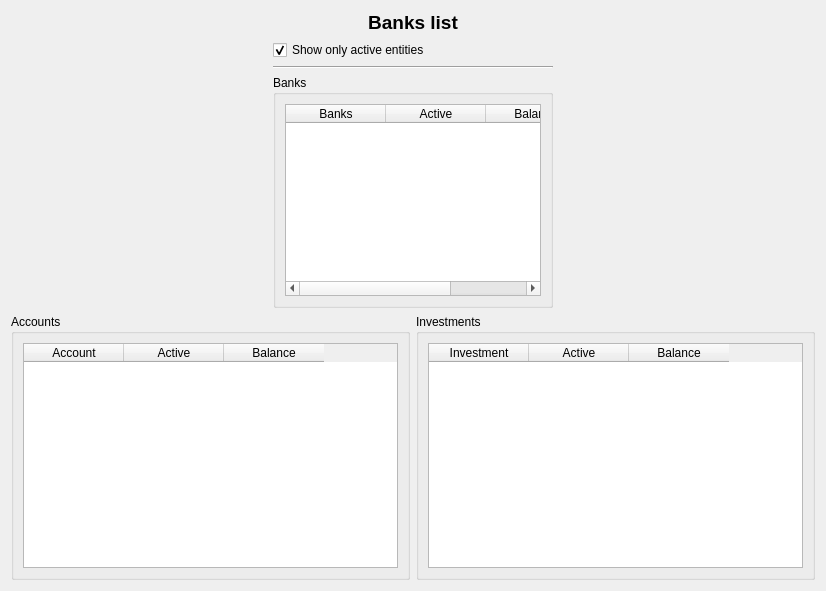
<?xml version="1.0" encoding="UTF-8"?>
<ui version="4.0">
 <class>wdgBanks</class>
 <widget class="QWidget" name="wdgBanks">
  <property name="geometry">
   <rect>
    <x>0</x>
    <y>0</y>
    <width>826</width>
    <height>591</height>
   </rect>
  </property>
  <property name="windowIcon">
   <iconset resource="../images/xulpymoney.qrc">
    <normaloff>:/xulpymoney/bank.png</normaloff>:/xulpymoney/bank.png</iconset>
  </property>
  <layout class="QVBoxLayout" name="verticalLayout_3">
   <item>
    <layout class="QVBoxLayout" name="verticalLayout_2">
     <item>
      <widget class="QLabel" name="lbl">
       <property name="font">
        <font>
         <pointsize>14</pointsize>
         <weight>75</weight>
         <bold>true</bold>
        </font>
       </property>
       <property name="text">
        <string>Banks list</string>
       </property>
       <property name="alignment">
        <set>Qt::AlignCenter</set>
       </property>
      </widget>
     </item>
     <item>
      <layout class="QHBoxLayout" name="horizontalLayout_5">
       <item>
        <spacer name="horizontalSpacer_2">
         <property name="orientation">
          <enum>Qt::Horizontal</enum>
         </property>
         <property name="sizeHint" stdset="0">
          <size>
           <width>40</width>
           <height>20</height>
          </size>
         </property>
        </spacer>
       </item>
       <item>
        <layout class="QVBoxLayout" name="verticalLayout">
         <item>
          <widget class="QCheckBox" name="chkActives">
           <property name="sizePolicy">
            <sizepolicy hsizetype="Minimum" vsizetype="Fixed">
             <horstretch>0</horstretch>
             <verstretch>0</verstretch>
            </sizepolicy>
           </property>
           <property name="text">
            <string>Show only active entities</string>
           </property>
           <property name="checked">
            <bool>true</bool>
           </property>
          </widget>
         </item>
         <item>
          <widget class="Line" name="line">
           <property name="orientation">
            <enum>Qt::Horizontal</enum>
           </property>
          </widget>
         </item>
         <item>
          <widget class="QGroupBox" name="groupBox_3">
           <property name="title">
            <string>Banks</string>
           </property>
           <layout class="QHBoxLayout" name="horizontalLayout_4">
            <item>
             <widget class="myQTableWidget" name="tblEB">
              <property name="contextMenuPolicy">
               <enum>Qt::CustomContextMenu</enum>
              </property>
              <property name="alternatingRowColors">
               <bool>true</bool>
              </property>
              <property name="selectionMode">
               <enum>QAbstractItemView::SingleSelection</enum>
              </property>
              <property name="selectionBehavior">
               <enum>QAbstractItemView::SelectRows</enum>
              </property>
              <attribute name="verticalHeaderVisible">
               <bool>false</bool>
              </attribute>
              <column>
               <property name="text">
                <string>Banks</string>
               </property>
              </column>
              <column>
               <property name="text">
                <string>Active</string>
               </property>
              </column>
              <column>
               <property name="text">
                <string>Balance</string>
               </property>
              </column>
             </widget>
            </item>
           </layout>
          </widget>
         </item>
        </layout>
       </item>
       <item>
        <spacer name="horizontalSpacer">
         <property name="orientation">
          <enum>Qt::Horizontal</enum>
         </property>
         <property name="sizeHint" stdset="0">
          <size>
           <width>40</width>
           <height>20</height>
          </size>
         </property>
        </spacer>
       </item>
      </layout>
     </item>
     <item>
      <layout class="QHBoxLayout" name="horizontalLayout_3">
       <item>
        <widget class="QGroupBox" name="groupBox_2">
         <property name="title">
          <string>Accounts</string>
         </property>
         <layout class="QHBoxLayout" name="horizontalLayout_2">
          <item>
           <widget class="myQTableWidget" name="tblAccounts">
            <property name="contextMenuPolicy">
             <enum>Qt::CustomContextMenu</enum>
            </property>
            <property name="selectionMode">
             <enum>QAbstractItemView::SingleSelection</enum>
            </property>
            <property name="selectionBehavior">
             <enum>QAbstractItemView::SelectRows</enum>
            </property>
            <attribute name="verticalHeaderVisible">
             <bool>false</bool>
            </attribute>
            <column>
             <property name="text">
              <string>Account</string>
             </property>
            </column>
            <column>
             <property name="text">
              <string>Active</string>
             </property>
            </column>
            <column>
             <property name="text">
              <string>Balance</string>
             </property>
            </column>
           </widget>
          </item>
         </layout>
        </widget>
       </item>
       <item>
        <widget class="QGroupBox" name="groupBox">
         <property name="title">
          <string>Investments</string>
         </property>
         <layout class="QHBoxLayout" name="horizontalLayout">
          <item>
           <widget class="myQTableWidget" name="tblInvestments">
            <property name="contextMenuPolicy">
             <enum>Qt::CustomContextMenu</enum>
            </property>
            <property name="selectionMode">
             <enum>QAbstractItemView::SingleSelection</enum>
            </property>
            <property name="selectionBehavior">
             <enum>QAbstractItemView::SelectRows</enum>
            </property>
            <attribute name="verticalHeaderVisible">
             <bool>false</bool>
            </attribute>
            <column>
             <property name="text">
              <string>Investment</string>
             </property>
            </column>
            <column>
             <property name="text">
              <string>Active</string>
             </property>
            </column>
            <column>
             <property name="text">
              <string>Balance</string>
             </property>
            </column>
           </widget>
          </item>
         </layout>
        </widget>
       </item>
      </layout>
     </item>
    </layout>
   </item>
  </layout>
  <action name="actionInvestmentReport">
   <property name="icon">
    <iconset resource="../images/xulpymoney.qrc">
     <normaloff>:/xulpymoney/report2.png</normaloff>:/xulpymoney/report2.png</iconset>
   </property>
   <property name="text">
    <string>Investment report</string>
   </property>
   <property name="toolTip">
    <string>Investment report</string>
   </property>
  </action>
  <action name="actionAccountReport">
   <property name="icon">
    <iconset resource="../images/xulpymoney.qrc">
     <normaloff>:/xulpymoney/report2.png</normaloff>:/xulpymoney/report2.png</iconset>
   </property>
   <property name="text">
    <string>Account report</string>
   </property>
   <property name="toolTip">
    <string>Account report</string>
   </property>
  </action>
  <action name="actionBankAdd">
   <property name="icon">
    <iconset resource="../images/xulpymoney.qrc">
     <normaloff>:/xulpymoney/add.png</normaloff>:/xulpymoney/add.png</iconset>
   </property>
   <property name="text">
    <string>New bank</string>
   </property>
   <property name="toolTip">
    <string>New bank</string>
   </property>
  </action>
  <action name="actionBankDelete">
   <property name="icon">
    <iconset resource="../images/xulpymoney.qrc">
     <normaloff>:/xulpymoney/button_cancel.png</normaloff>:/xulpymoney/button_cancel.png</iconset>
   </property>
   <property name="text">
    <string>Delete bank</string>
   </property>
   <property name="toolTip">
    <string>Delete bank</string>
   </property>
  </action>
  <action name="actionBankEdit">
   <property name="icon">
    <iconset resource="../images/xulpymoney.qrc">
     <normaloff>:/xulpymoney/editar.png</normaloff>:/xulpymoney/editar.png</iconset>
   </property>
   <property name="text">
    <string>Edit bank</string>
   </property>
   <property name="toolTip">
    <string>Edit bank</string>
   </property>
  </action>
  <action name="actionActive">
   <property name="checkable">
    <bool>true</bool>
   </property>
   <property name="text">
    <string>Is it active?</string>
   </property>
   <property name="toolTip">
    <string>Is it active?</string>
   </property>
  </action>
 </widget>
 <customwidgets>
  <customwidget>
   <class>myQTableWidget</class>
   <extends>QTableWidget</extends>
   <header location="global">myqtablewidget</header>
  </customwidget>
 </customwidgets>
 <resources>
  <include location="../images/xulpymoney.qrc"/>
 </resources>
 <connections/>
</ui>
